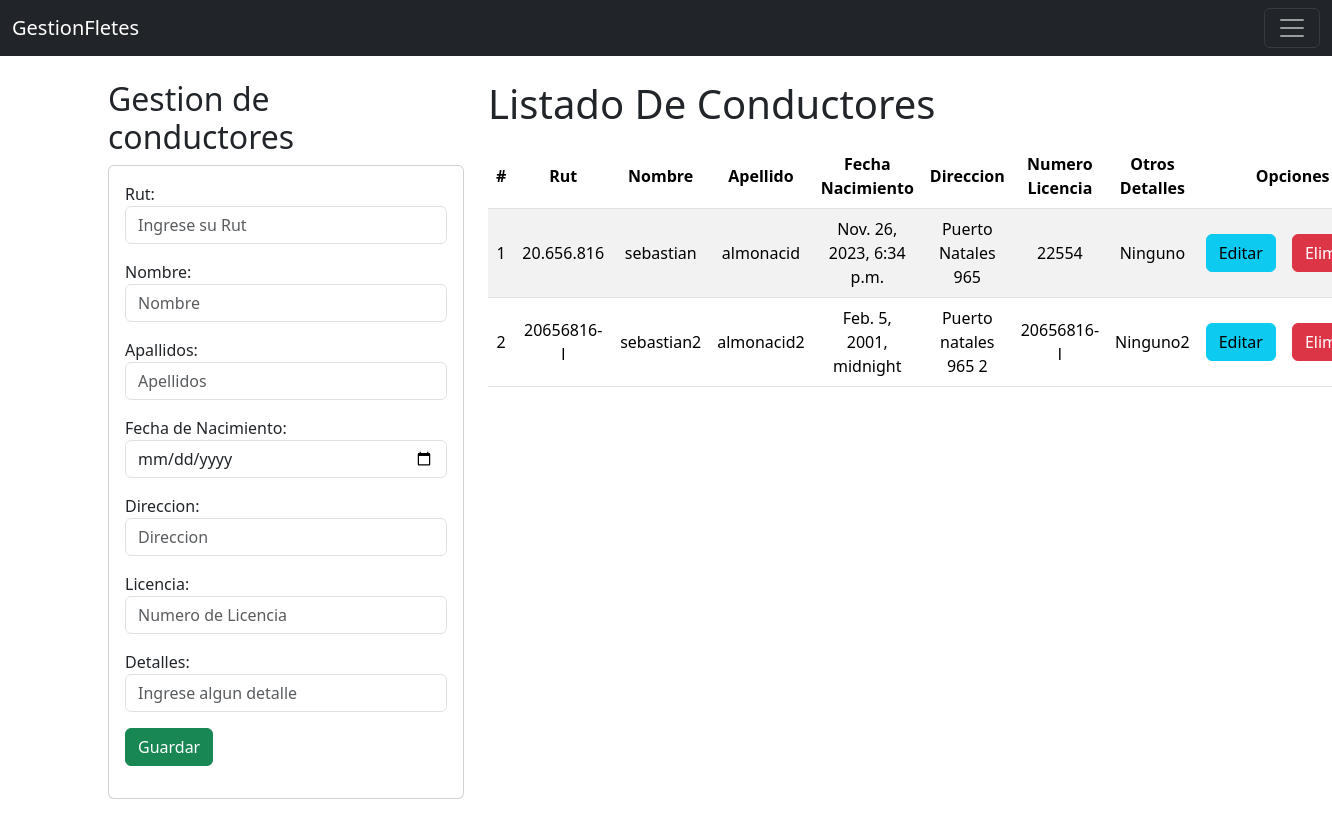
The page /conductores/homeConductores/ on the database as committed earlier.
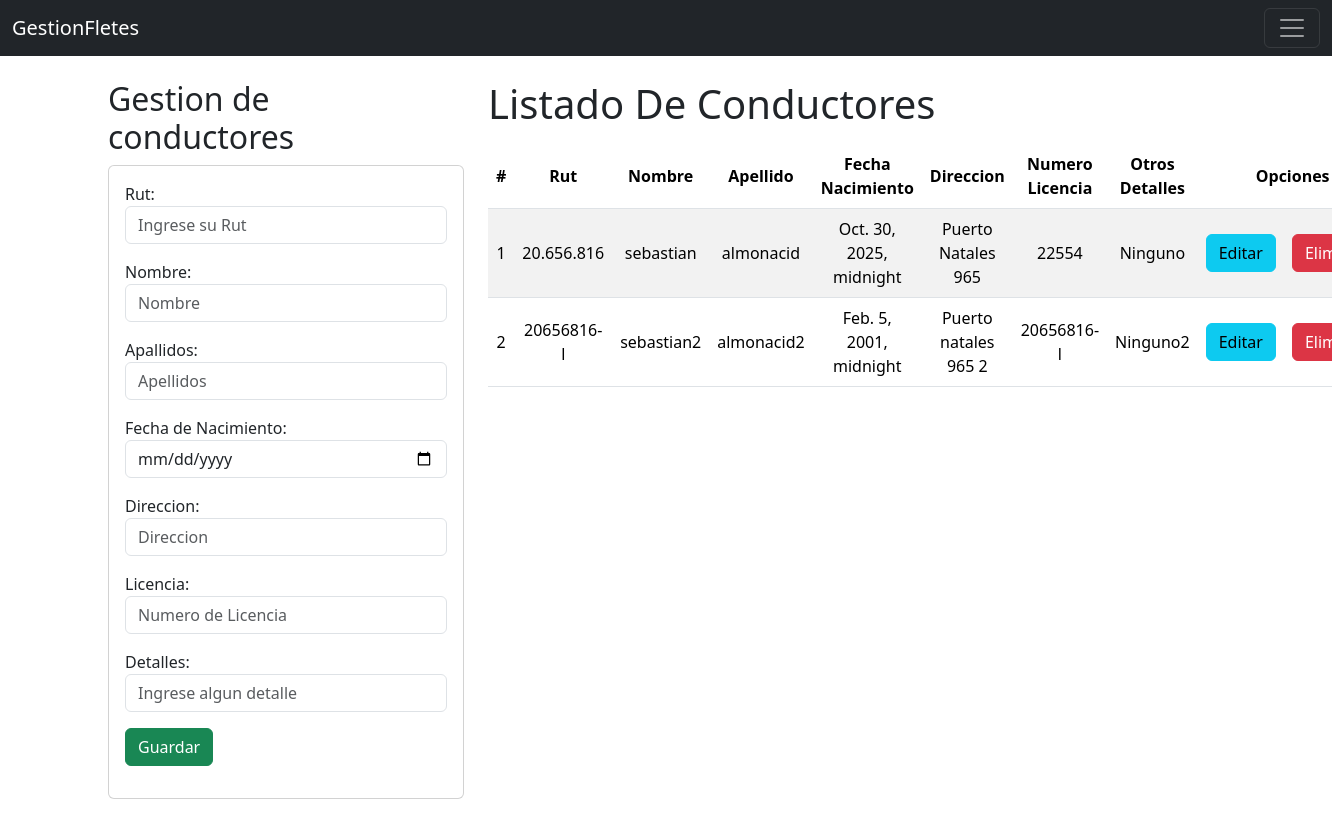
The same page on the database as committed later.
### CrudConductores/models.py (models this page shows, shortened)
class Conductores(models.Model):
    rut = models.CharField(primary_key=True, max_length=10)
    nombre = models.CharField(max_length=30)
    apellido = models.CharField(max_length=30)
    fechaNacimiento = models.DateTimeField()
    direccion = models.CharField(max_length=100)
    numeroLicencia = models.CharField(max_length=10)
    otrosDetalles = models.CharField(max_length=100)

### CrudConductores/views.py (the view)
# urls.py: path('homeConductores/', views.homeConductores, name="homeConductores"),
def homeConductores(request):
    conductoresListados = Conductores.objects.all()
    return render(request, 'gestionConductores.html', {'conductores':conductoresListados,})

### CrudConductores/templates/gestionConductores.html (shortened to what this page needs)
{% extends "Base.html" %}
{% block body %}
<div class="row">
    <div class="col-sm-12 col-md-6 col-lg-4 col-xl-4">
        <h2>Gestion de conductores</h2>
        <div class="card">
            <div class="card-body">
                <form action="{% url 'registrarConductor' %}" method="POST">{% csrf_token %}
                    <div class="form-group mb-3">
                        <label>Rut:</label>
                        <input type="text" id="txtRut" name="txtRut" class="form-control" placeholder="Ingrese su Rut" minlength="10" maxlength="10" required>
                    </div>
                    <div class="form-group mb-3">
                        <label>Nombre:</label>
                        <input type="text" id="txtNombre" name="txtNombre" class="form-control" placeholder="Nombre" maxlength="50"  required>
                    </div>
                    <div class="form-group mb-3">
                        <label>Apallidos:</label>
                        <input type="text" id="txtApellido" name="txtAppellido" class="form-control" placeholder="Apellidos" maxlength="50" required>
                    </div>
                    <div class="form-group mb-3">
                        <label>Fecha de Nacimiento:</label>
                        <input type="date" id="txtDateNacimiento" name="txtDateNacimiento" class="form-control" required>
                    </div>
                    <div class="form-group mb-3">
                        <label>Direccion:</label>
                        <input type="text" id="txtDireccion" name="txtDireccion" class="form-control" placeholder="Direccion" maxlength="50" required>
                    </div>
                    <div class="form-group mb-3">
                        <label>Licencia:</label>
                        <input type="text" id="txtNlicencia" name="txtNlicencia" class="form-control" placeholder="Numero de Licencia" minlength="10" maxlength="12" required>
                    </div>
                    <div class="form-group mb-3">
                        <label>Detalles:</label>
                        <input type="text" id="txtOtrosDetalles" name="txtOtrosDetalles" class="form-control" placeholder="Ingrese algun detalle" maxlength="50" required>
                    </div>
                    <div class="form-group mb-3">
                        <button type="submit" class="btn btn-success text-white">Guardar</button>
                    </div>
                </form>
            </div>
        </div>
    </div>
    <div class="col-sm-12 col-md-6 col-lg-8 col-xl-8">
        <h1>Listado De Conductores</h1>
        <div class="table responsive py-2">
            <table class="table table-striped">
                <thead>
                    <tr>
                        <th>#</th>
                        <th>Rut</th>
                        <th>Nombre</th>
                        <th>Apellido</th>
                        <th>Fecha Nacimiento</th>
                        <th>Direccion</th>
                        <th>Numero Licencia</th>
                        <th>Otros Detalles</th>
                        <th colspan="2">Opciones</th>
                    </tr>
                </thead>
                <tbody>
                    {% for conductor in conductores %}
                    <tr>
                        <td>{{forloop.counter}}</td>
                        <td>{{conductor.rut}}</td>
                        <td>{{conductor.nombre}}</td>
                        <td>{{conductor.apellido}}</td>
                        <td>{{conductor.fechaNacimiento}}</td>
                        <td>{{conductor.direccion}}</td>
                        <td>{{conductor.numeroLicencia}}</td>
                        <td>{{conductor.otrosDetalles}}</td>
                        <td><a href="{% url 'edicionConductor' conductor.rut %}" class="btn btn-info">Editar</a></td>
                        <td><a href="{% url 'eliminacionConductor' conductor.rut %}" class="btn btn-danger btnEliminacion">Eliminar</a></td>
                    </tr>
                    {% endfor %}
                </tbody>
            </table>
        </div>
    </div>
</div>
{% endblock %}

Rows that differ between the two databases and show on the page:
changed Conductores "sebastian": fechaNacimiento "Nov. 26, 2023, 6:34 p.m." → "Oct. 30, 2025, midnight"
